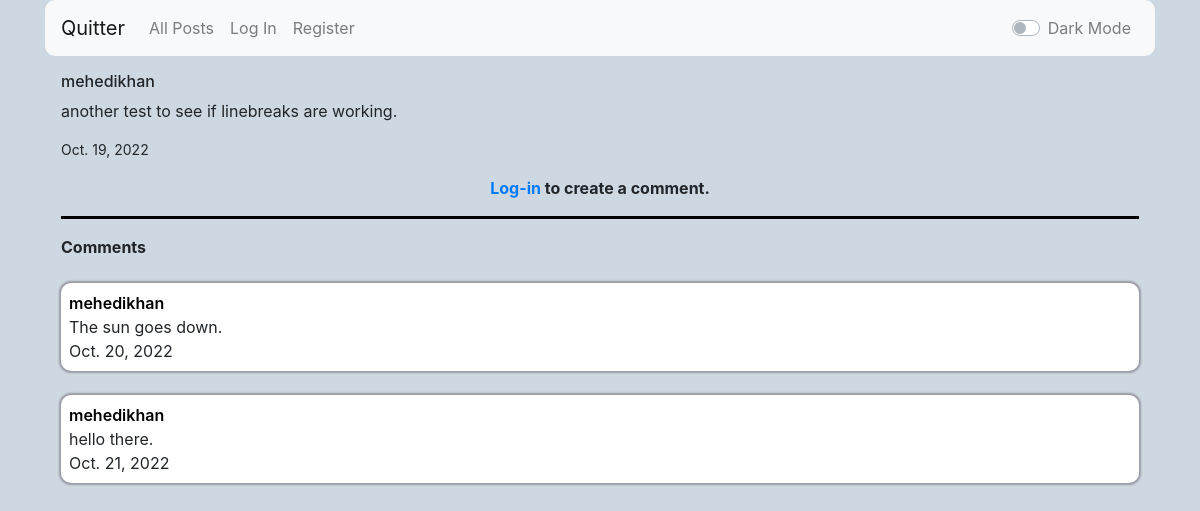
The app's page /26/comments, older data.
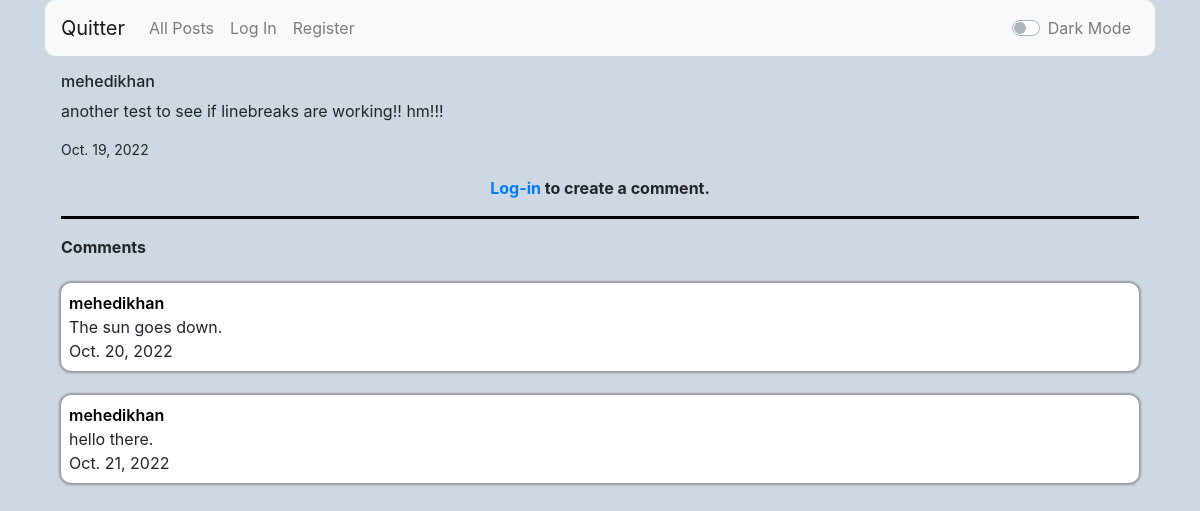
The same page, newer data.
### network/models.py (models this page shows)
class Post(models.Model):
    post = models.TextField()
    creator = models.CharField(max_length=64, blank=False)
    created = models.DateField(auto_now_add=False, auto_now=False, default=timezone.now)
    likes_count = models.PositiveIntegerField(default=0)
    likes = models.ManyToManyField(User, blank=True, related_name="likes")

### network/views.py (the view)
# urls.py: path("<int:id>/comments", views.comments, name="comments"),
def comments(request, id):
    post = Post.objects.filter(id=id).values().get()
    try:
        comments = Comment.objects.filter(original_post=id).values()
    except Comment.DoesNotExist:
        comments = None
    return render(request, "network/comments.html",{
        "post" : post,
        "comments" : comments,
    })
    pass

### network/templates/network/comments.html
{% extends "network/layout.html" %}
{% block body %}
    <h6>{{ post.creator }}</h6>
    <p>{{ post.post }}</p>
    <p style="font-size: 14px">{{ post.created }}</p>
    {% if user.is_authenticated %}
    <form action="{% url 'create_comment' post.id %}" method="POST">
        {% csrf_token %}
        <textarea style="height: 30px; width: 100%;" id="textarea_id" class="textarea_light" name="comment" placeholder="Add a comment" required></textarea>
        <br>
        <input class="btn-sm btn-primary" style="width: 100%; text-align: center; padding-top: 0px" type="submit" value="Comment">
        <hr class="hr_light" id="hr">
    </form>
    {% else %}
        <strong class="center"><p><a class="center" href="{% url 'login' %}">Log-in</a> to create a comment.</p></strong>
        <hr class="hr_light" id="hr">
    {% endif %}
    <strong>Comments</strong>
    <br>
    <br>
    {% for comment in comments %}
    <div class="eachpost" id="post_box">
        <strong><a class="link_light link_class" href="{% url 'profile' comment.creator %}">{{ comment.creator }}</a></strong>
        <br>
        {{ comment.comment }}
        <br>
        {{ comment.created }}
    </div>
    <br>
    {% endfor %}
{% endblock %}

Row changes from the older to the newer data that the page shows:
changed Post "mehedikhan": post "another test to see if linebreaks are working." → "another test to see if linebreaks are working!! hm!!!"
